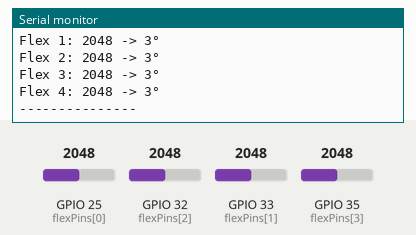
Bench run of a sketch on a simulated ESP32. Parts: the last lines printed to the serial monitor. Inputs (shaded band) come from the test bench; at power-on: GPIO 25 (flexPins[0]) = 2048, GPIO 32 (flexPins[2]) = 2048, GPIO 33 (flexPins[1]) = 2048, GPIO 35 (flexPins[3]) = 2048.

Above: at 2.2 s.
2.3 s: GPIO 25 (flexPins[0]) set to 2866
3.8 s: GPIO 32 (flexPins[2]) set to 2866
At 4.24 s:
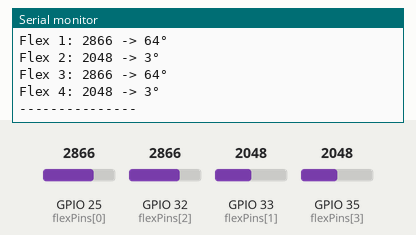
5.3 s: GPIO 33 (flexPins[1]) set to 2866
6.8 s: GPIO 35 (flexPins[3]) set to 2866
At 7.28 s:
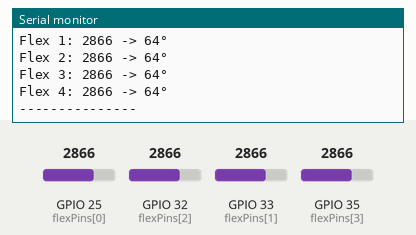
8.3 s: GPIO 25 (flexPins[0]) set to 3972
9.8 s: GPIO 32 (flexPins[2]) set to 3972
At 10.01 s:
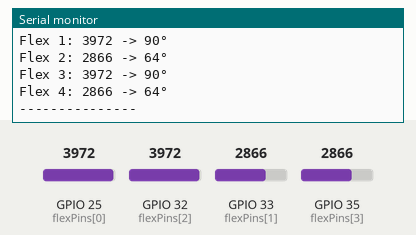
Timing chart, 0 to 12.3 s (numbered marks = the images above; inputs shaded):
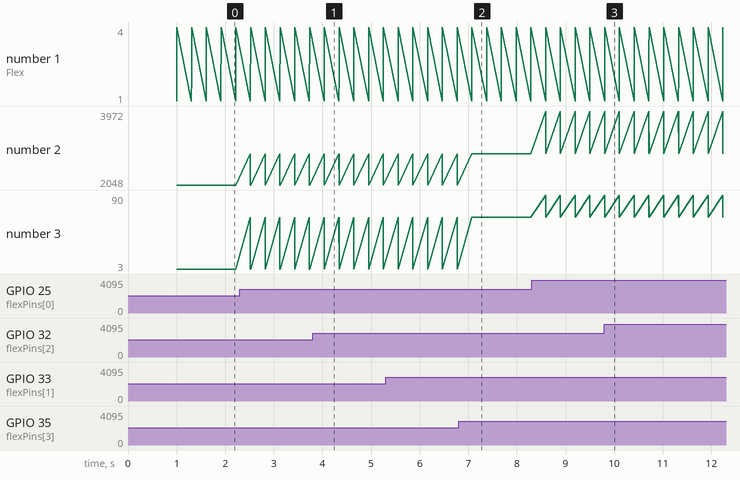

Measured:
- after the input at 3.8 s, the serial monitor: prints a new line after 0.24 s (image 1)
- after the input at 6.8 s, the serial monitor: prints a new line after 0.27 s (image 2)
- after the input at 9.8 s, the serial monitor: prints a new line at once (image 3)

The sketch:

ManusMayhemFlexDeneme.ino
```cpp
// Flex sensör pinleri
const int flexPins[4] = {25, 33, 32, 35};

// Kalibrasyon değerleri (örnek)
int minVal[4] = {2000, 2000, 2000, 2000};  // düzkenki değer
int maxVal[4] = {3200, 3200, 3200, 3200};  // bükülmüşkenki değer

void setup() {
  Serial.begin(115200);
  delay(1000);
  Serial.println("Flex sensör başlatıldı...");
}

void loop() {
  for (int i = 0; i < 4; i++) {
    int raw = analogRead(flexPins[i]);

    // Değeri dereceye çevir (örnek: 0° düz, 90° tam bükülmüş)
    int degree = map(raw, minVal[i], maxVal[i], 0, 90);
    degree = constrain(degree, 0, 90); // 0-90 derece aralığında sınırlama

    Serial.print("Flex ");
    Serial.print(i + 1);
    Serial.print(": ");
    Serial.print(raw);
    Serial.print(" -> ");
    Serial.print(degree);
    Serial.println("°");
  }

  Serial.println("---------------");
  delay(300); // okuma sıklığı
}
```
